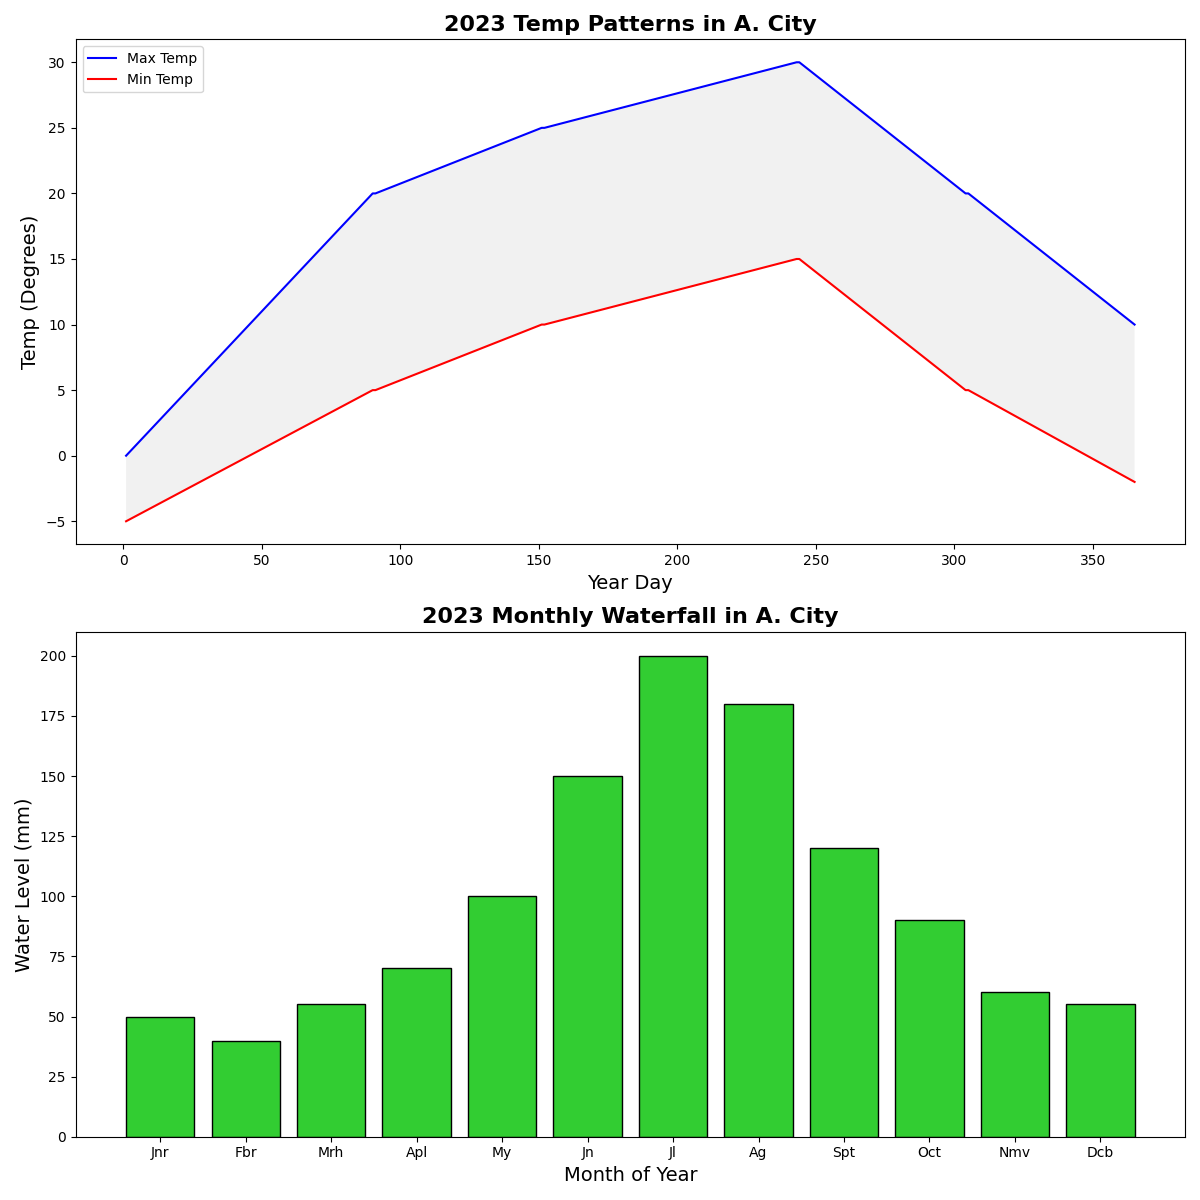

Source code (Python):
import matplotlib.pyplot as plt
import numpy as np

days = np.arange(1, 366)
months = np.arange(1, 13)

high_temps = np.concatenate([
    np.linspace(0, 20, 90),
    np.linspace(20, 25, 61),
    np.linspace(25, 30, 92),
    np.linspace(30, 20, 61),
    np.linspace(20, 10, 61)
])

low_temps = np.concatenate([
    np.linspace(-5, 5, 90),
    np.linspace(5, 10, 61),
    np.linspace(10, 15, 92),
    np.linspace(15, 5, 61),
    np.linspace(5, -2, 61)
])

rainfall = np.array([50, 40, 55, 70, 100, 150, 200, 180, 120, 90, 60, 55])

fig, ax = plt.subplots(2, 1, figsize=(12, 12), dpi=100)

ax[0].plot(days, high_temps, label='Max Temp', color='blue')  # Shuffled: from 'red' to 'blue'
ax[0].plot(days, low_temps, label='Min Temp', color='red')    # Shuffled: from 'blue' to 'red'
ax[0].fill_between(days, low_temps, high_temps, facecolor='lightgrey', alpha=0.3)

ax[0].set_title('2023 Temp Patterns in A. City', fontsize=16, fontweight='bold')
ax[0].set_xlabel('Year Day', fontsize=14)
ax[0].set_ylabel('Temp (Degrees)', fontsize=14)
ax[0].legend(loc='upper left')

ax[1].bar(months, rainfall, color='limegreen', edgecolor='black')  # Shuffled: from 'skyblue' to 'limegreen'

ax[1].set_title('2023 Monthly Waterfall in A. City', fontsize=16, fontweight='bold')
ax[1].set_xlabel('Month of Year', fontsize=14)
ax[1].set_ylabel('Water Level (mm)', fontsize=14)
ax[1].set_xticks(months)
ax[1].set_xticklabels(['Jnr', 'Fbr', 'Mrh', 'Apl', 'My', 'Jn', 'Jl', 'Ag', 'Spt', 'Oct', 'Nmv', 'Dcb'])

plt.tight_layout()
plt.show()
